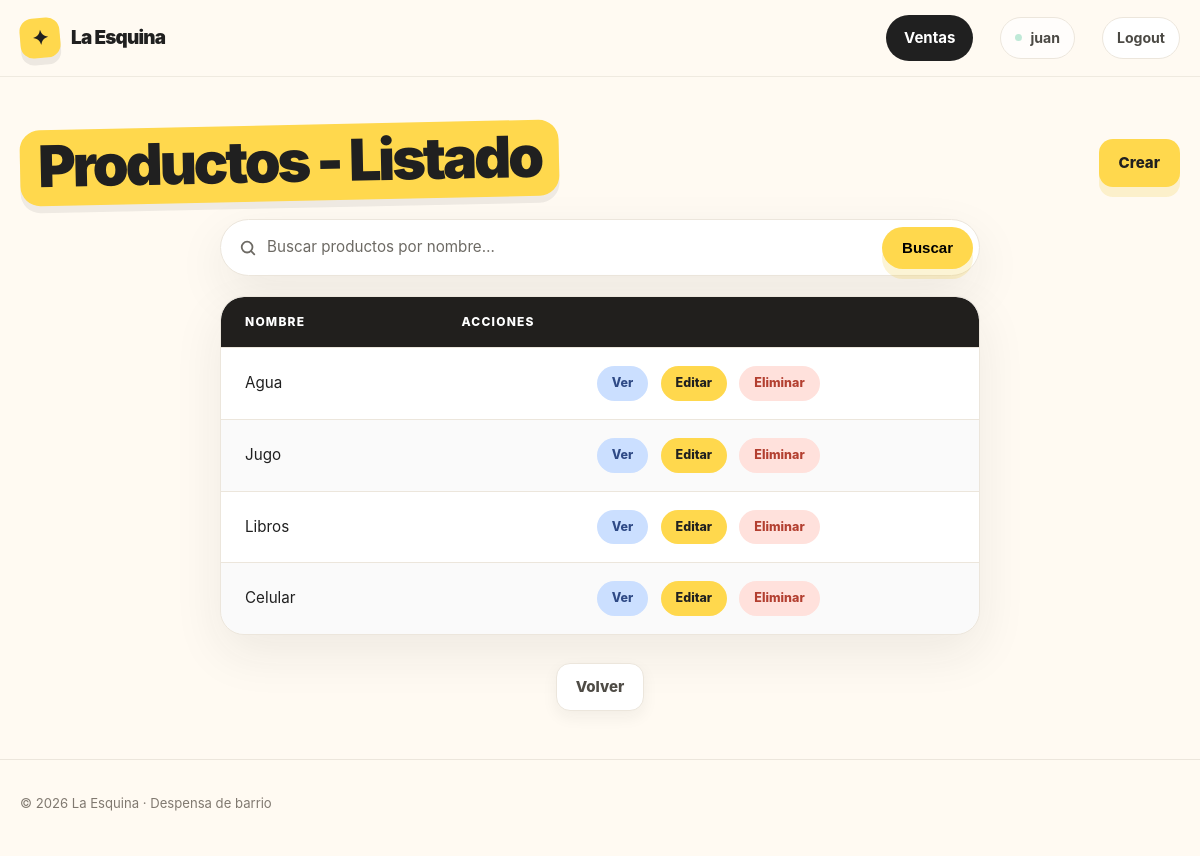
The page /ventas/producto/ (signed in) on the database its author committed.
### ventas/models/producto.py (models this page shows, shortened)
class Producto(models.Model):
    nombre = models.CharField(unique=True, validators=[ValidarTextoEspañol(min_longitud=3)])
    descripcion = models.TextField(blank=True, validators=[ValidarTextoEspañol(min_longitud=10)])
    precio_costo = models.DecimalField(max_digits=10, decimal_places=2)
    precio_venta = models.DecimalField(max_digits=10, decimal_places=2)
    stock = models.FloatField(default=0)
    codigo_barras = models.CharField(max_length=50, null=True, blank=True, unique=True)
    categoria = models.ForeignKey(
        Categoria, on_delete=models.SET_NULL, null=True, blank=True, related_name="productos"
    )
    proveedor = models.ForeignKey(
        Proveedor, on_delete=models.SET_NULL, null=True, blank=True, related_name="productos"
    )
    class Meta:
        verbose_name = "Producto"
        verbose_name_plural = "Productos"
        constraints = (
            models.CheckConstraint(
                condition=Q(stock__gte=0),
                name="producto_stock_no_negativo",
            ),
            models.CheckConstraint(
                condition=Q(precio_costo__gte=0),
                name="producto_precio_costo_no_negativo",
            ),
            models.CheckConstraint(
                condition=Q(precio_venta__gte=0),
                name="producto_precio_venta_no_negativo",
            ),
            models.CheckConstraint(
                condition=Q(precio_venta__gte=F("precio_costo")),
                name="producto_precio_mayor_o_igual_costo",
            ),
        )

### ventas/views/producto.py (the view)
# urls.py: path("producto/", ProductoList.as_view(), name="producto_list"),
class ProductoList(ListView):
    model = Producto
    context_object_name = "productos"  # -> por default es "object_list"
    def get_queryset(self) -> QuerySet[Any, Any]:
        busqueda = self.request.GET.get("busqueda", "").strip()
        if busqueda:
            productos = Producto.objects.filter(nombre__icontains=busqueda)
        else:
            productos = Producto.objects.all()
        return productos

### ventas/templates/ventas/producto_list.html
{% extends "core/base.html" %}
{% load static %}
{% block styles %}
    <link rel="stylesheet" href="{% static 'core/css/table.css' %}" />
    <link rel="stylesheet" href="{% static 'core/css/search.css' %}" />
{% endblock styles %}
{% block content %}
    <div class="container section">
        <div class="page-head">
            <h1 class="page-title">Productos - Listado</h1>
            <a class="button button-primary"
               href="{% url 'ventas:producto_create' %}">Crear</a>
        </div>
        {% include "core/partials/search.html" with placeholder="Buscar productos por nombre…" label="Buscar productos" clear_url="ventas:producto_list" %}
        <table class="data-table">
            <thead>
                <tr>
                    <th>Nombre</th>
                    <th>Acciones</th>
                </tr>
            </thead>
            <tbody>
                {% for producto in productos %}
                    <tr>
                        <td>{{ producto.nombre }}</td>
                        <td class="table-actions">
                            <a class="table-action table-action--view"
                               href="{% url 'ventas:producto_detail' producto.pk %}">Ver</a>
                            <a class="table-action table-action--edit"
                               href="{% url 'ventas:producto_update' producto.pk %}">Editar</a>
                            <a class="table-action table-action--danger"
                               href="{% url 'ventas:producto_delete' producto.pk %}">Eliminar</a>
                        </td>
                    </tr>
                {% empty %}
                    <tr>
                        <td class="table-empty" colspan="2">No hay productos disponibles.</td>
                    </tr>
                {% endfor %}
            </tbody>
        </table>
        <div class="page-actions">
            <a class="button button-secondary" href="{% url 'ventas:home' %}">Volver</a>
        </div>
    </div>
{% endblock content %}

### core/templates/core/partials/header.html (shortened to what this page needs)
<div class="nav">
    <div class="container nav-inner">
        <a href="/" class="brand" aria-label="La Esquina, inicio">
            <span class="brand-mark">✦</span>
            <span>La Esquina</span>
        </a>
        <nav class="nav-links" aria-label="Navegación principal">
            {% if user.is_authenticated %}
                <a href="{% url 'ventas:home' %}" class="nav-cta">Ventas</a>
                <span class="nav-user">{{ user.username }}</span>
                <form action="{% url 'core:logout' %}" method="post">
                    <button class="nav-logout" type="submit">Logout</button>
                </form>
            {% else %}
                <a href="{% url 'core:login' %}" class="nav-cta">Acceder</a>
            {% endif %}
        </nav>
    </div>
</div>

### core/static/core/css/base.css (style rules this page uses)
:root { --bg: #fffaf2; --surface: #fff; --ink: #202020; --muted: #6d6a64; --line: #ece6dc; --yellow: #ffd84d; --coral: #ff806f; --mint: #bfe9d7; --blue: #cbdfff; --pink: #ffd3df; --shadow: 0 18px 50px rgba(32, 32, 32, 0.08); }
* { box-sizing: border-box; margin: 0; padding: 0; }
html { scroll-behavior: smooth; }
body { font-family: Inter, ui-sans-serif, system-ui, -apple-system, BlinkMacSystemFont, "Segoe UI", sans-serif; background: var(--bg); color: var(--ink); line-height: 1.5; display: flex; flex-direction: column; min-height: 100vh; }
a { color: inherit; text-decoration: none; }
.container { width: min(1160px, calc(100% - 40px)); margin: 0 auto; }

### core/static/core/css/nav.css (style rules this page uses)
.nav { position: sticky; top: 0; z-index: 20; background: rgba(255, 250, 242, 0.9); backdrop-filter: blur(14px); border-bottom: 1px solid rgba(236, 230, 220, 0.8); }
.nav-inner { min-height: 76px; display: flex; align-items: center; justify-content: space-between; gap: 24px; }
.brand { display: inline-flex; align-items: center; gap: 11px; font-weight: 900; font-size: 1.18rem; letter-spacing: -0.04em; }
.brand-mark { width: 40px; height: 40px; display: grid; place-items: center; border-radius: 13px; background: var(--yellow); transform: rotate(-5deg); font-size: 1.25rem; box-shadow: 0 7px 0 rgba(32, 32, 32, 0.08); }
.nav-links { display: flex; align-items: center; gap: 27px; color: #4b4944; font-size: 0.94rem; font-weight: 700; }
.nav-cta { padding: 12px 18px; border-radius: 999px; background: var(--ink); color: #fff; transition: transform 0.2s ease, background 0.2s ease; }
.nav-links .nav-cta, .nav-links .nav-cta:hover { color: #fff; }
.nav-user { display: inline-flex; align-items: center; gap: 8px; padding: 9px 14px; border: 1px solid var(--line); border-radius: 999px; background: rgba(255, 255, 255, 0.72); color: #4b4944; font-size: 0.88rem; font-weight: 750; }
.nav-user::before { width: 7px; height: 7px; border-radius: 50%; background: var(--mint); content: ""; }
.nav-links form { display: flex; }
.nav-logout { padding: 9px 14px; border: 1px solid var(--line); border-radius: 999px; background: var(--surface); color: #4b4944; font: inherit; font-size: 0.88rem; font-weight: 750; cursor: pointer; transition: transform 0.2s ease, box-shadow 0.2s ease, border-color 0.2s ease; }

### core/static/core/css/components.css (style rules this page uses)
.page-title { display: inline-block; margin-bottom: 18px; padding: 6px 18px 10px; border-radius: 20px; background: var(--yellow); box-shadow: 0 7px 0 rgba(32, 32, 32, 0.07); font-size: clamp(2.3rem, 5.5vw, 3.6rem); font-weight: 950; line-height: 1.05; letter-spacing: -0.055em; transform: rotate(-1.2deg); }
.button { display: inline-flex; align-items: center; justify-content: center; gap: 9px; min-height: 48px; padding: 0 19px; border-radius: 14px; border: 1px solid transparent; font-size: 0.94rem; font-weight: 850; transition: transform 0.2s ease, box-shadow 0.2s ease; }
.button-primary { background: var(--yellow); box-shadow: 0 10px 0 rgba(237, 191, 23, 0.18); }
.button-secondary { background: var(--surface); border-color: var(--line); color: #4f4c46; box-shadow: 0 6px 16px rgba(32, 32, 32, 0.06); }
.page-actions { display: flex; justify-content: center; gap: 12px; }
.page-head { display: flex; align-items: center; justify-content: space-between; flex-wrap: wrap; gap: 16px; margin-bottom: 18px; }
.page-head .page-title { margin-bottom: 0; }
.section { padding: 48px 0; }

### rows shown on the page
Producto: nombre "Agua"
Producto: nombre "Jugo"
Producto: nombre "Libros"
Producto: nombre "Celular"

### other values the page prints
{{ user.username }} "juan"
